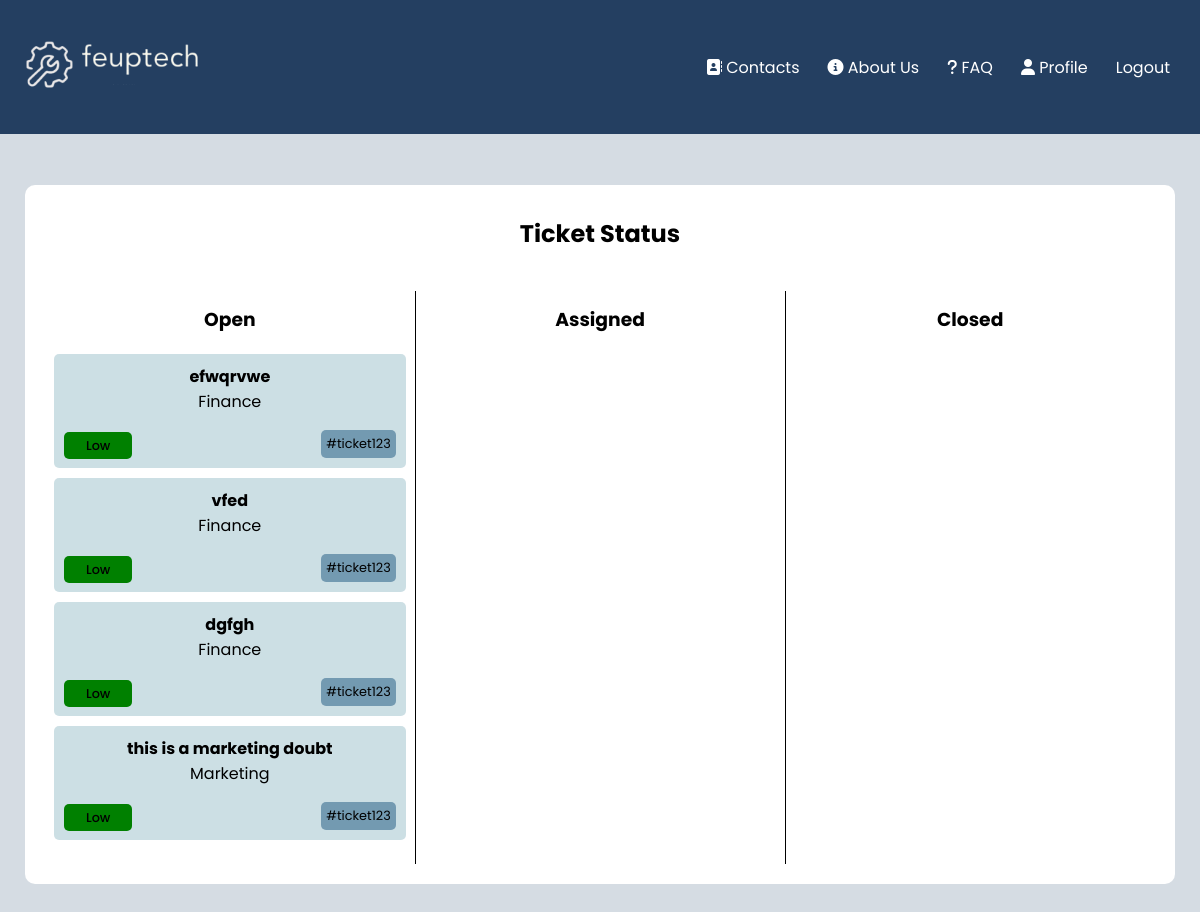
The page /pages/tickets.php (signed in) on the database as committed earlier.
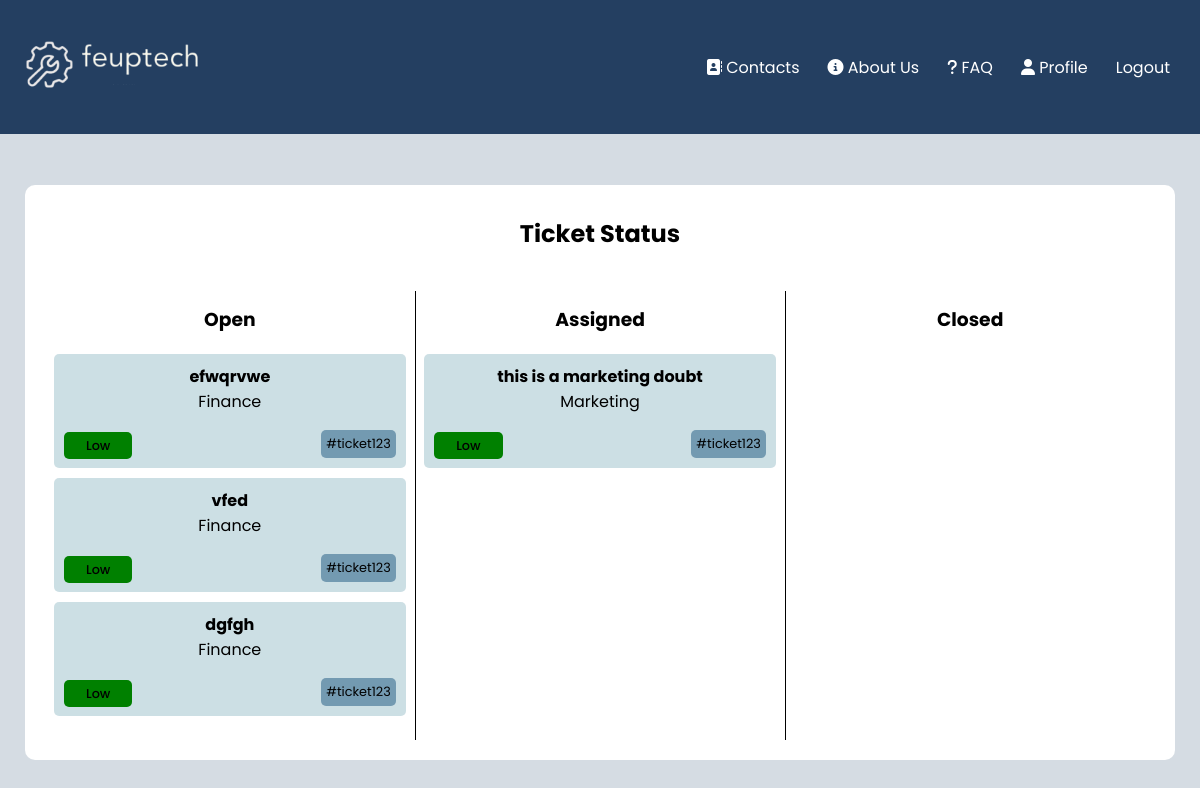
The same page on the database as committed later.
### tables this page shows
CREATE TABLE tickets(

    idTicket integer primary key AUTOINCREMENT,
    title text NOT NULL,
    description text,
    status text references Status(title),
    idAgent text references Agents(idAgent),
    idClient text references Clients(idClient),
    department text references department(title),
    priority text,
    hashtag text,
    date datetime
);

### pages/tickets.php (called while the page is built)
<?php
    require_once(__DIR__ . '/../database/connection.db.php');
    include '../database/ticket.class.php';
    include '../database/user.class.php';
    include '../utils/session.php';
    include '../templates/tickets.tpl.php';
    $session = new Session();
    $db = getDatabaseConnection();
    $user = User::getUserWithId($db, $session->getID());
    $assigned = $user->getTickets($db, "Assigned");
    $closed = $user->getTickets($db, "Closed");
    $opened = $user->getTickets($db, "Opened");
    drawTicketsHeader($session);
    drawTickets($opened, $assigned, $closed);
?>

### database/ticket.class.php (called while the page is built, shortened)
<?php
     class Ticket{
        public string $title;
        public string $priority;
        public string $department;
        public function __construct(int $idTicket, string $title, string $status,
          string $description, string $department, string $priority, string $date, string $idClient){
            $this->idTicket = $idTicket;
            $this->title = $title;
            $this->department = $department;
            $this->priority = $priority;
        }
        public function getDepartment(){
            return $this->department;
        }
        public function getTitle(){
            return $this->title;
        }
        public function getPriority(){
            return $this->priority;
        }
    }
?>

### database/user.class.php (called while the page is built, shortened)
<?php
     class User{
        public int $id;
        public function __construct(int $id, string $email, string $name, string $username){
            $this->id = $id;
        }
        public function getTickets(PDO $db, string $status): array{
            $stmt = $db->prepare('SELECT idTicket, date, title, status, idAgent, idClient, description, department, priority FROM tickets WHERE idClient = ? AND status = ?');
            $stmt->execute([$this->id, $status]);
            $ticketRows = $stmt->fetchAll(PDO::FETCH_ASSOC);
            $tickets = [];
            foreach ($ticketRows as $row) {
                $ticket = new Ticket(
                    $row['idTicket'],
                    $row['title'],
                    $row['description'],
                    $row['status'],
                    $row['department'],
                    $row['priority'],
                    $row['date'],
                    $row['idClient']
                );
                array_push($tickets, $ticket);
            }
            return $tickets;
        }
        static function getUserWithID(PDO $db, int $id) : ?User {
            $stmt = $db->prepare('
                SELECT u.idUser, u.email, u.name, u.username
                FROM users u JOIN admins a ON u.idUser = a.idAdmin
                WHERE u.idUser = ?');
            $stmt->execute(array($id));
            $row = $stmt->fetch(PDO::FETCH_ASSOC);
            if ($row !== false) {
                return new Admin($row['idUser'], $row['email'], $row['name'], $row['username']);
            }
            return null;
            }
     }
?>

### utils/session.php (called while the page is built, shortened)
<?php
class Session{
      public function getID() : ?int {
        return isset($_SESSION['id']) ? $_SESSION['id'] : null;
      }
}
?>

### templates/tickets.tpl.php (the view, shortened to what the changed rows need)
<?php function drawTicketsHeader($session, $css = "") { ?>
    <!DOCTYPE html>
    <html lang = "en-Us">
    <head>
        <link href="../css/navLogin_style.css" rel="stylesheet">
        <link href="../css/tickets_style.css" rel="stylesheet">
        <link href="../css/newTicket.css" rel="stylesheet">
        <link href="../css/tickets_all.css" rel="stylesheet">
        <link href="../css/assign_style.css" rel="stylesheet">
    </head>
    <body>
<?php } ?>
<?php function drawTickets($open, $assigned, $closed) { ?>
    <div class="box">
            <h2>Ticket Status</h2>
            <div class="row">
              <div class="property open">
                <?php
                  foreach($open as $ticket){
                    drawTicket($ticket);
                  }
                ?>
              </div>
              <div class="property assigned">
                <?php
                  foreach($assigned as $ticket){
                    drawTicket($ticket);
                  }
                ?>
              </div>
            </div>
        </div>
    </body>
</html>
<?php } ?>
<?php function drawTicket($ticket) { ?>
    <section class="ticket">
        <a href="../pages/ticket_detail_user.php?ticket=
        <?php echo urlencode($ticket->idTicket) ?>" class="ticket-title">
        <?php echo $ticket->getTitle() ?>
      </a>
        <p class="ticket-department"><?php echo $ticket->getDepartment() ?></p>
        <div class="ticket-container">
        <div class="ticket-priority">
         <?php
            $priority = $ticket->getPriority();
            if ($priority === 'High') {
                      echo '<span class="high">' . $priority . '</span>';
                  } elseif ($priority === 'Medium') {
                      echo '<span class="medium">' . $priority . '</span>';
                  } elseif ($priority === 'Low') {
                      echo '<span class="low">' . $priority . '</span>';
                  }
          ?>
        </div>
        <div class="ticket-hashtag">
            <span>#ticket123</span>
        </div>
        </div>
        </section>
<?php } ?>

Rows that differ between the two databases and show on the page:
changed tickets "this is a marketing doubt": moves from the list under "Open" to the list under "Assigned"
